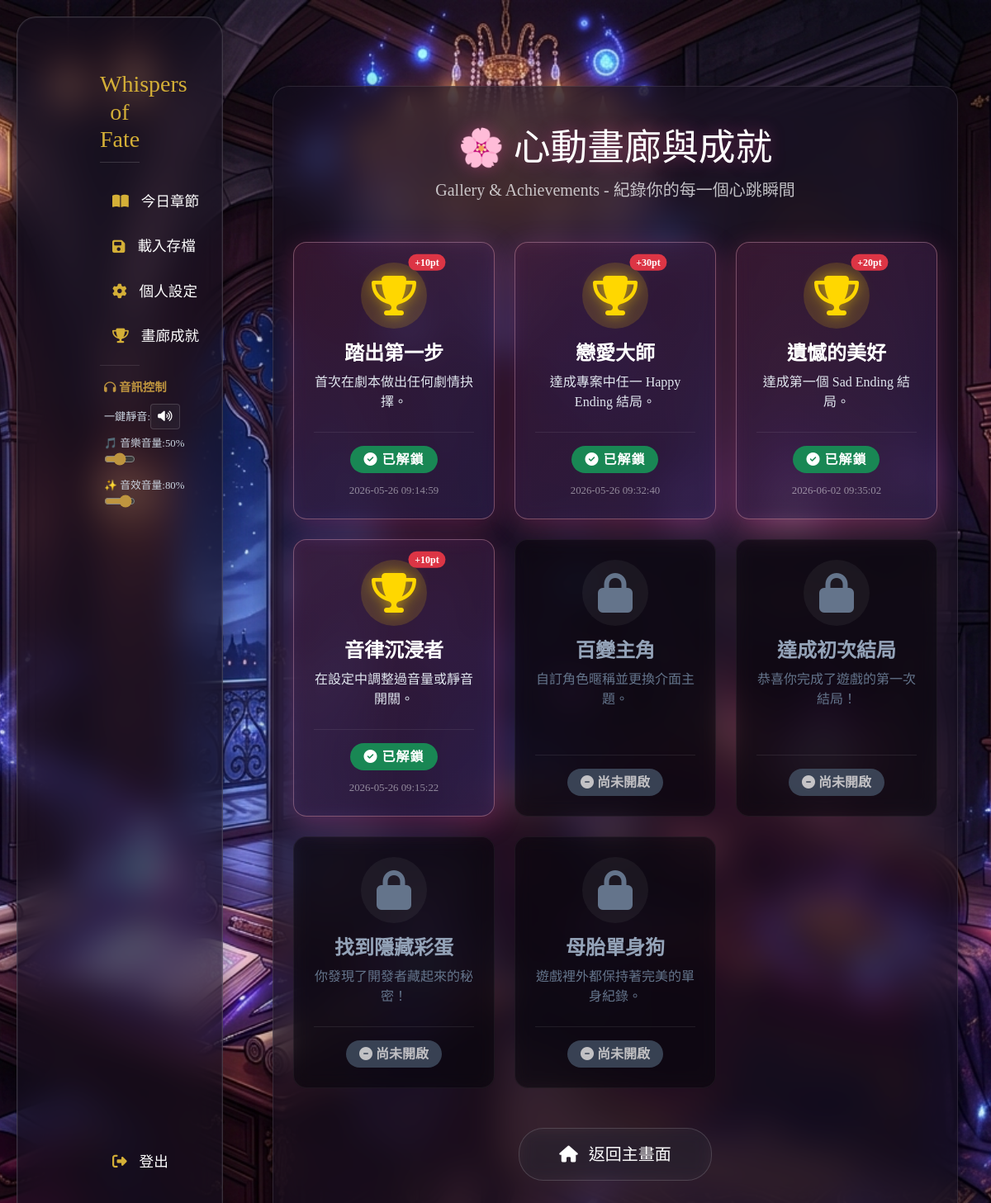
The app's page /achievements (signed in) with its own data.
### app/models/models.py (models this page shows, shortened)
class Achievement(db.Model):
    __tablename__ = 'achievements'
    id = db.Column(db.Integer, primary_key=True, autoincrement=True)
    title = db.Column(db.String(100), unique=True, nullable=False)
    description = db.Column(db.Text, nullable=False)
    icon_url = db.Column(db.String(200), nullable=True)  # 成就徽章圖片路徑
    points = db.Column(db.Integer, nullable=False, default=10)  # 成就積分
    created_at = db.Column(db.DateTime, nullable=False, default=datetime.utcnow)

class UserAchievement(db.Model):
    __tablename__ = 'user_achievements'
    user_id = db.Column(db.Integer, db.ForeignKey('users.id', ondelete='CASCADE'), primary_key=True)
    achievement_id = db.Column(db.Integer, db.ForeignKey('achievements.id', ondelete='CASCADE'), primary_key=True)
    unlocked_at = db.Column(db.DateTime, nullable=False, default=datetime.utcnow)
    achievement = db.relationship('Achievement', backref='user_unlocks')

### app/routes/user.py (the view)
@user_bp.route('/achievements', methods=['GET'])
def achievements():
    if 'user_id' not in session:
        return redirect(url_for('auth.login'))
    user = User.get_by_id(session['user_id'])
    try:
        with get_db_connection() as conn:
            all_ac = conn.execute("SELECT * FROM achievements").fetchall()
            unlocked = conn.execute("SELECT * FROM user_achievements WHERE user_id = ?", (session['user_id'],)).fetchall()
            unlocked_dict = {ua['achievement_id']: ua['unlocked_at'] for ua in unlocked}
            achievements_data = []
            for ac in all_ac:
                ac_id = ac['id']
                is_unlocked = ac_id in unlocked_dict
                achievements_data.append({
                    'id': ac_id,
                    'title': ac['title'],
                    'description': ac['description'],
                    'badge_url': ac['badge_url'],
                    'points': ac['points'],
                    'unlocked': is_unlocked,
                    'unlocked_at': unlocked_dict.get(ac_id) if is_unlocked else None
                })
    except Exception as e:
        print(f"Error fetching achievements for page: {e}")
        achievements_data = []
    return render_template('user/achievements.html', user=user, achievements=achievements_data)

### app/models/user.py (called while the page is built)
def get_db_connection():
    base_dir = os.path.abspath(os.path.dirname(os.path.dirname(os.path.dirname(__file__))))
    db_path = os.path.join(base_dir, 'instance', 'database.db')
    os.makedirs(os.path.dirname(db_path), exist_ok=True)
    conn = sqlite3.connect(db_path, timeout=30.0)
    conn.row_factory = sqlite3.Row
    return conn

    @staticmethod
    def get_by_id(user_id):
        try:
            with get_db_connection() as conn:
                user = conn.execute("SELECT * FROM users WHERE id = ?", (user_id,)).fetchone()
                return dict(user) if user else None
        except Exception as e:
            print(f"User.get_by_id Error: {e}")
            return None

### app/templates/user/achievements.html (shortened to what this page needs)
{% extends "base.html" %}
{% block content %}
<div class="content-container glass-panel mt-5 px-4 py-5" style="border-radius: 20px; box-shadow: 0 15px 35px rgba(0,0,0,0.5); border: 1px solid rgba(255, 255, 255, 0.1);">
    <h2 class="text-center mb-2 page-title font-title animate-glow" style="color: var(--primary-pink); font-size: 2.8rem; text-shadow: 0 0 20px rgba(236,72,153,0.4);">
        🌸 心動畫廊與成就
    </h2>
    <p class="text-center text-light opacity-75 mb-5 fs-5">Gallery & Achievements - 紀錄你的每一個心跳瞬間</p>
    <div class="row row-cols-1 row-cols-md-2 row-cols-lg-3 g-4">
        {% if achievements %}
            {% for ach in achievements %}
            <div class="col">
                <div class="card h-100 transition-all duration-300 {% if ach.unlocked %}achievement-unlocked{% else %}achievement-locked{% endif %}"
                     style="border-radius: 16px; border: 1px solid {% if ach.unlocked %}rgba(255, 182, 193, 0.35){% else %}rgba(255, 255, 255, 0.05){% endif %};
                            background: {% if ach.unlocked %}linear-gradient(135deg, rgba(236, 72, 153, 0.15), rgba(139, 92, 246, 0.15)){% else %}rgba(0, 0, 0, 0.35){% endif %};
                            backdrop-filter: blur(10px);
                            box-shadow: {% if ach.unlocked %}0 8px 32px rgba(236, 72, 153, 0.25){% else %}none{% endif %};
                            overflow: hidden;
                            transition: transform 0.3s cubic-bezier(0.175, 0.885, 0.32, 1.275), box-shadow 0.3s ease;">
                    <div class="card-body d-flex flex-column align-items-center text-center p-4">
                        <div class="badge-wrapper mb-3 position-relative" style="width: 80px; height: 80px; display: flex; align-items: center; justify-content: center; border-radius: 50%; background: {% if ach.unlocked %}rgba(255, 215, 0, 0.15){% else %}rgba(255,255,255,0.05){% endif %};">
                            {% if ach.unlocked %}
                                <i class="fa-solid fa-trophy fa-3x animate-pulse" style="color: #FFD700; text-shadow: 0 0 15px rgba(255, 215, 0, 0.6);"></i>
                                <span class="position-absolute top-0 start-100 translate-middle badge rounded-pill bg-danger" style="font-size: 0.75rem;">
                                    +{{ ach.points }}pt
                                </span>
                            {% else %}
                                <i class="fa-solid fa-lock fa-3x" style="color: #64748b;"></i>
                            {% endif %}
                        </div>
                        <h4 class="card-title mb-2" style="font-weight: 700; color: {% if ach.unlocked %}#fff{% else %}#94a3b8{% endif %};">
                            {{ ach.title }}
                        </h4>
                        <p class="card-text mb-4 fs-6 flex-grow-1" style="color: {% if ach.unlocked %}#e2e8f0{% else %}#64748b{% endif %}; line-height: 1.5;">
                            {{ ach.description }}
                        </p>
                        <div class="w-100 mt-auto pt-3" style="border-top: 1px solid rgba(255, 255, 255, 0.08);">
                            {% if ach.unlocked %}
                                <span class="badge bg-success px-3 py-2 fs-6 mb-2" style="border-radius: 30px; letter-spacing: 1px;">
                                    <i class="fa-solid fa-circle-check"></i> 已解鎖
                                </span>
                                <div class="text-light opacity-50 mt-1" style="font-size: 0.8rem;">
                                    {{ ach.unlocked_at }}
                                </div>
                            {% else %}
                                <span class="badge bg-secondary px-3 py-2 fs-6 opacity-75" style="border-radius: 30px; background-color: #475569 !important;">
                                    <i class="fa-solid fa-circle-minus"></i> 尚未開啟
                                </span>
                            {% endif %}
                        </div>
                    </div>
                </div>
            </div>
            {% endfor %}
        {% else %}
            <div class="col-12 text-center py-5">
                <i class="fa-solid fa-lock fa-3x mb-3 text-muted"></i>
                <h4 class="text-muted">尚未有任何成就資料。</h4>
            </div>
        {% endif %}
    </div>
    <div class="text-center mt-5">
        <a href="{{ url_for('story.home') }}" class="btn btn-glass btn-lg px-5 py-3 fs-5" style="border-radius: 30px;">
            <i class="fa-solid fa-house me-2"></i> 返回主畫面
        </a>
    </div>
</div>
{% endblock %}

### app/templates/base.html (shortened to what this page needs)
<!DOCTYPE html>
<html lang="zh-Hant">
<head>
    <link href="{{ url_for('static', filename='css/bootstrap.min.css') }}" rel="stylesheet">
    <link rel="stylesheet" href="https://cdnjs.cloudflare.com/ajax/libs/font-awesome/6.4.0/css/all.min.css">
    <link rel="stylesheet" href="{{ url_for('static', filename='css/style.css') }}?v=1.0.3">
</head>
<body>
    {% if session.get('user_id') and not (request.blueprint == 'story' and (request.endpoint == 'story.play_story' or request.endpoint == 'story.show_ending')) %}
    <nav class="sidebar glass-panel">
        <h3 class="section-title">Whispers of Fate</h3>
        <a href="{{ url_for('story.home') }}" class="nav-item">
            <i class="fa-solid fa-book-open"></i> 今日章節
        </a>
        <a href="{{ url_for('save.list_saves') }}" class="nav-item">
            <i class="fa-solid fa-floppy-disk"></i> 載入存檔
        </a>
        <a href="{{ url_for('user.settings') }}" class="nav-item">
            <i class="fa-solid fa-gear"></i> 個人設定
        </a>
        <a href="{{ url_for('user.achievements') }}" class="nav-item">
            <i class="fa-solid fa-trophy"></i> 畫廊成就
        </a>
        <div class="sidebar-audio-panel py-2 mt-2" style="border-top: 1px solid rgba(255,255,255,0.1); margin-inline: 20px; padding-inline: 5px;">
            <p class="text-gold mb-2 mt-2" style="font-size: 0.9rem; font-weight: bold; color: #BF953F; white-space: nowrap;"><i class="fa-solid fa-headphones"></i> 音訊控制</p>
            <div class="d-flex align-items-center mb-2 justify-content-between">
                <span style="font-size: 0.82rem; color: #cbd5e1; white-space: nowrap;">一鍵靜音:</span>
                <button id="btn-mute" class="btn btn-sm btn-glass py-1 px-2" style="border-color: rgba(255,255,255,0.2);" title="切換靜音">
                    <i class="fa-solid fa-volume-high"></i>
                </button>
            </div>
            <div class="mb-2">
                <div class="d-flex justify-content-between" style="font-size: 0.8rem; color: #cbd5e1; white-space: nowrap;">
                    <span>🎵 音樂音量:</span>
                    <span id="bgm-volume-txt">50%</span>
                </div>
                <input type="range" id="slider-bgm" class="w-100" min="0" max="1" step="0.05" value="0.5" style="accent-color: #BF953F;">
            </div>
            <div class="mb-2">
                <div class="d-flex justify-content-between" style="font-size: 0.8rem; color: #cbd5e1; white-space: nowrap;">
                    <span>✨ 音效音量:</span>
                    <span id="sfx-volume-txt">80%</span>
                </div>
                <input type="range" id="slider-sfx" class="w-100" min="0" max="1" step="0.05" value="0.8" style="accent-color: #BF953F;">
            </div>
        </div>
        <a href="{{ url_for('auth.logout') }}" class="nav-item" style="margin-top: auto;">
            <i class="fa-solid fa-right-from-bracket"></i> 登出
        </a>
    </nav>
    {% endif %}
    <main class="main-content">
        {% block content %}{% endblock %}
    </main>
</body>
</html>

### app/static/css/style.css (style rules this page uses)
:root { --primary-color: #d6336c; --primary-hover: #b22a59; --primary-glow: rgba(214, 51, 108, 0.4); --primary-gold: #D4AF37; --text-light: #ffffff; --text-dim: #FFD700; --bg-dark: #0f0a18; --glass-bg: rgba(20, 15, 30, 0.65); --glass-border: rgba(255, 255, 255, 0.15); --npc-dialogue-bg: rgba(214, 51, 108, 0.2); --npc-dialogue-border: #FF69B4; --player-dialogue-bg: rgba(79, 172, 254, 0.2); --player-dialogue-border: #00d2ff; --dialogue-text-color: #ffffff; --action-text-color: #FFB74D; }
* { margin: 0; padding: 0; box-sizing: border-box; }
body { font-family: 'Noto Serif TC', serif; background-image: url('../images/bg.png'); background-size: cover; background-position: center; background-attachment: fixed; color: var(--text-light); margin: 0; width: 100vw; height: 100vh; overflow: hidden; display: flex; }
.main-content { flex-grow: 1; padding: 40px; display: flex; flex-direction: column; height: 100vh; overflow-y: auto; }
.sidebar { width: 250px; min-width: 250px; flex-shrink: 0; height: calc(100vh - 40px); margin: 20px; padding: 15px 0; display: flex; flex-direction: column; align-items: stretch; overflow-y: auto; scrollbar-width: none; }
.sidebar .nav-item { padding: 10px 20px; margin: 4px 15px; color: var(--text-light); text-decoration: none; font-size: 1.1rem; border-radius: 8px; transition: all 0.3s ease; display: flex; align-items: center; gap: 15px; white-space: nowrap; }
.sidebar .nav-item i { width: 20px; text-align: center; color: var(--primary-gold); }
.sidebar .section-title { text-align: center; color: var(--primary-gold); font-family: 'Cinzel', serif; margin-bottom: 20px; padding-bottom: 10px; border-bottom: 1px solid var(--glass-border); margin-inline: 20px; }
.glass-panel { background: var(--glass-bg); backdrop-filter: blur(20px); -webkit-backdrop-filter: blur(20px); border: 1px solid var(--glass-border); border-radius: 24px; padding: 4rem 5rem; text-align: center; box-shadow: 0 15px 35px rgba(0, 0, 0, 0.4), inset 0 0 0 1px rgba(255, 255, 255, 0.05); animation: floatIn 1.2s cubic-bezier(0.2, 0.8, 0.2, 1) forwards; transform: translateY(30px); opacity: 0; }
.btn-glass { background: rgba(255, 255, 255, 0.05) !important; border: 1px solid var(--glass-border) !important; color: var(--text-light) !important; backdrop-filter: blur(10px); transition: all 0.3s ease; }

### records on screen
Achievement: title "踏出第一步", description "首次在劇本做出任何劇情抉擇。"
UserAchievement: unlocked_at "2026-05-26 09:14:59"
Achievement: title "戀愛大師", description "達成專案中任一 Happy Ending 結局。"
UserAchievement: unlocked_at "2026-05-26 09:32:40"
Achievement: title "遺憾的美好", description "達成第一個 Sad Ending 結局。"
UserAchievement: unlocked_at "2026-06-02 09:35:02"
Achievement: title "音律沉浸者", description "在設定中調整過音量或靜音開關。"
UserAchievement: unlocked_at "2026-05-26 09:15:22"
Achievement: title "百變主角", description "自訂角色暱稱並更換介面主題。", shows "尚未開啟"
Achievement: title "達成初次結局", description "恭喜你完成了遊戲的第一次結局！", shows "尚未開啟"
Achievement: title "找到隱藏彩蛋", description "你發現了開發者藏起來的秘密！", shows "尚未開啟"
Achievement: title "母胎單身狗", description "遊戲裡外都保持著完美的單身紀錄。", shows "尚未開啟"

### other values on screen
{{ ach.points }} "10" "30" "20" "10"
